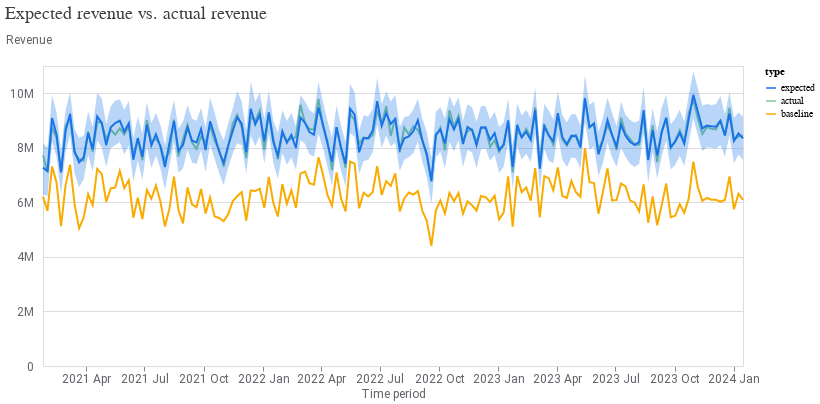

Notebook code cell kept with this figure:
### Code cell
model_fit = visualizer.ModelFit(mmm)
model_fit.plot_model_fit(
    # n_top_largest_geos=3,
    # show_geo_level=True,
    include_baseline=True,
    include_ci=True)

### Figure 1 — Vega-Lite specification as saved in the notebook (floating-point values rounded to 4 significant figures; data arrays with more than 128 entries replaced by an {"elided": "..."} marker saying what was removed)
{"config": {"view": {"continuousWidth": 300, "continuousHeight": 300}, "axis": {"labelColor": "#5F6368", "labelFont": "Roboto", "labelFontSize": 12, "titleColor": "#5F6368", "titleFont": "Roboto", "titleFontSize": 12, "titleFontWeight": "normal"}}, "layer": [{"mark": {"type": "line"}, "encoding": {"color": {"field": "type", "scale": {"domain": ["expected", "actual", "baseline"], "range": ["#1A73E8", "#81C995", "#F9AB00"]}, "type": "nominal"}, "x": {"axis": {"domainColor": "#DADCE0", "format": "%Y %b", "grid": false, "tickCount": 8}, "field": "time", "title": "Time period", "type": "temporal"}, "y": {"axis": {"domain": false, "labelExpr": "replace(format(datum.value, '.3~s'), 'G', 'B')", "labelPadding": 10, "tickCount": 5, "ticks": false, "titleAlign": "left", "titleAngle": 0, "titleY": -20}, "field": "mean", "title": "Revenue", "type": "quantitative"}}}, {"mark": {"type": "area", "opacity": 0.3}, "encoding": {"color": {"field": "type", "legend": null, "scale": {"domain": ["expected"], "range": ["#1A73E8"]}, "type": "nominal"}, "x": {"field": "time", "type": "temporal"}, "y": {"field": "ci_hi", "type": "quantitative"}, "y2": {"field": "ci_lo"}}}], "data": {"name": "data-ebf453de49305db77e21ded9a2c96940"}, "resolve": {"scale": {"color": "independent"}}, "title": {"text": "Expected revenue vs. actual revenue", "anchor": "start", "color": "#3C4043", "font": "Google Sans Display", "fontSize": 18, "fontWeight": "normal", "offset": 10}, "width": 700, "$schema": "https://vega.github.io/schema/vega-lite/v5.20.1.json", "datasets": {"data-ebf453de49305db77e21ded9a2c96940": {"elided": "468 records"}}}
